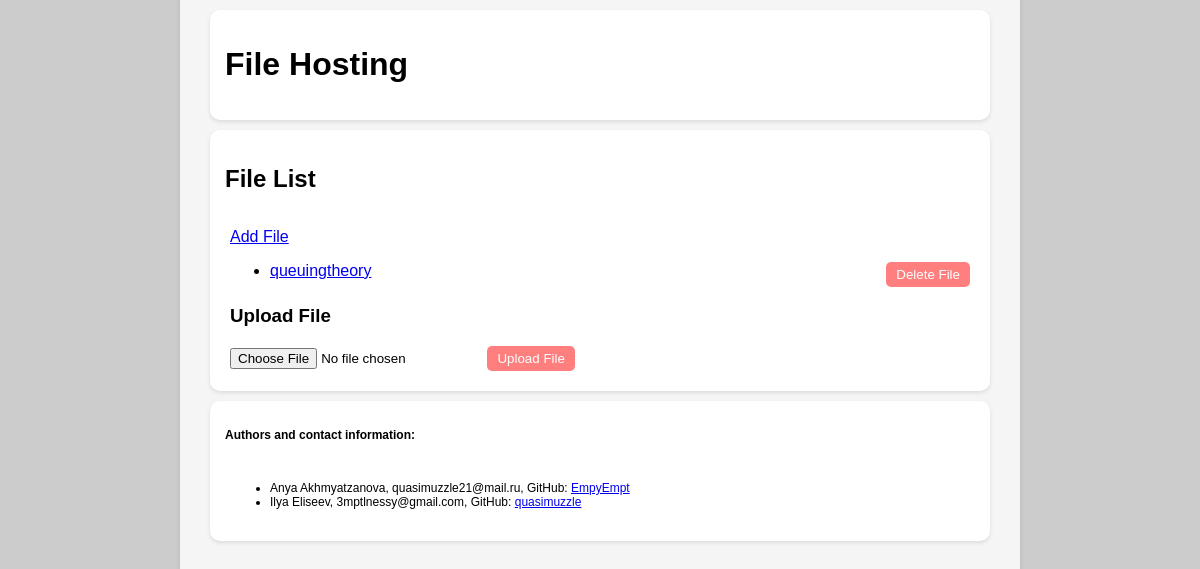
/, run on an earlier commit of the app's database.
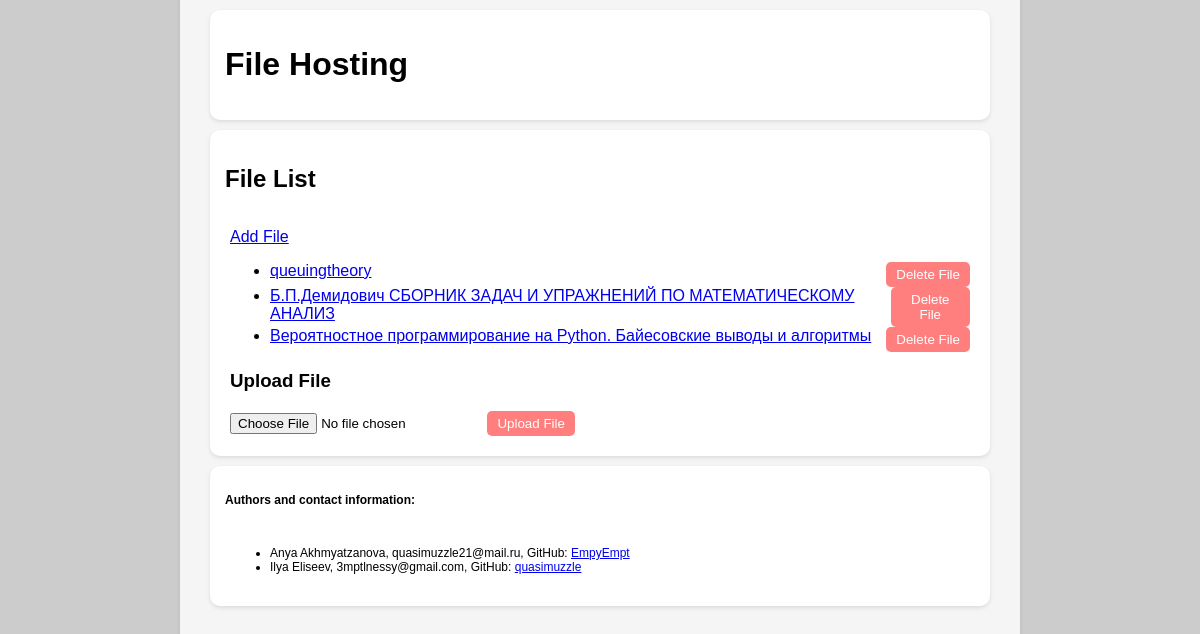
And on a later commit of the database.
### files/models.py (models this page shows)
class File(models.Model):
         name = models.CharField(max_length=100)
         file = models.FileField(upload_to='files/')
         uploaded_by = models.ForeignKey(User, on_delete=models.CASCADE)
         uploaded_at = models.DateTimeField(auto_now_add=True)
         description = models.TextField()
         class Meta:
              app_label = 'files'

### files/views.py (the view)
# urls.py: path('', views.file_list, name='file_list'),
def file_list(request):
    files = File.objects.all()
    return render(request, 'files/file_list.html', {'files': files})

### files/templates/files/file_list.html (shortened to what this page needs)
<!DOCTYPE html>
<html lang="en">
<head>
</head>
<body>
    <div class="container">
        <div class="block">
            <div class="block-title">
                <h1>File Hosting</h1>
            </div>
        </div>
        <div class="block">
            <div class="block-title">
                <h2>File List</h2>
            </div>
            <div class="block-content">
                <a href="{% url 'add_file' %}">Add File</a>
                <ul>
                    {% for file in files %}
                        <li>
                            <div style="display: flex; justify-content: space-between;">
                                <span><a href="{% url 'file_detail' file.id %}">{{ file.name }}</a></span>
                                <form method="post" action="{% url 'delete_file' file.id %}">
                                    <button type="submit">Delete File</button>
                                </form>
                            </div>
                        </li>
                    {% endfor %}
                </ul>
                <h3>Upload File</h3>
                <form method="post" action="{% url 'upload_file' %}" enctype="multipart/form-data">
                    <input type="file" name="file">
                    <button type="submit">Upload File</button>
                </form>
            </div>
        </div>
        <div class="block">
            <div class="block-title">
                <h3 class="authors">Authors and contact information:</h3>
            </div>
            <div class="block-content">
                <ul class="authors">
                    <li>Anya Akhmyatzanova, quasimuzzle21@mail.ru, GitHub: <a href="https://github.com/quasimuzzle">EmpyEmpt</a></li>
                    <li>Ilya Eliseev, 3mptlnessy@gmail.com, GitHub: <a href="https://github.com/EmpyEmpt">quasimuzzle</a></li>
                </ul>
            </div>
        </div>
    </div>
</body>
</html>

### files/templates/files/file_list.html (style rules this page uses)
body { display: flex; justify-content: center; align-items: center; height: 100vh; margin: 0; background-color: #CCC; font-family: Comfortaa, sans-serif; }
.container { width: 100vw; max-width: 800px; height: 100%; padding: 20px; background-color: rgba(255, 255, 255, 0.8); border-radius: 10px; box-shadow: 0 2px 4px rgba(0, 0, 0, 0.1); }
.block { padding: 10px; margin: 10px; background-color: white; border-radius: 10px; box-shadow: 0 2px 4px rgba(0, 0, 0, 0.1); }
.block-title { background-color: white; padding: 5px; border-top-left-radius: 10px; border-top-right-radius: 10px; }
.block-content { padding: 10px; }
.authors { font-size: 12px; }
button { background-color: rgba(255, 0, 0, 0.5); color: white; border: none; padding: 5px 10px; border-radius: 5px; cursor: pointer; }

What changed in the data, as far as the page shows it:
added File: name "Б.П.Демидович СБОРНИК ЗАДАЧ И УПРАЖНЕНИЙ ПО МАТЕМАТИЧЕСКОМУ АНАЛИЗ"
added File: name "Вероятностное программирование на Python. Байесовские выводы и алгоритмы"
